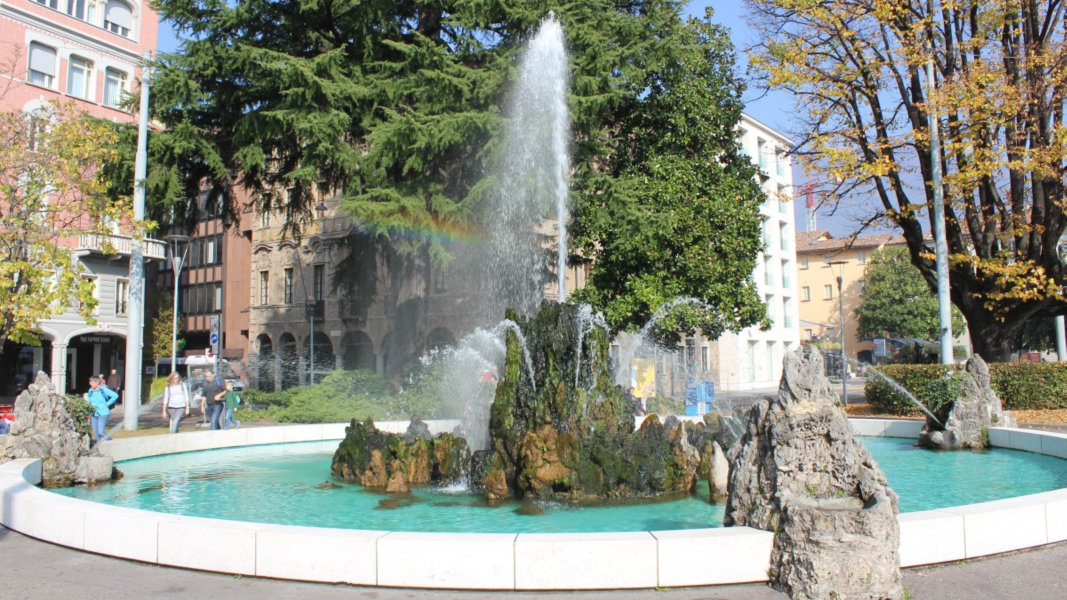
#> input picture tools/convert_image/example.png, 2133 x 1200 px (shown at 1/2 size)
$ python convert.py example.png
#> lines starting #> are read from the running program, lines starting #| are printed output that depends on the picture
'''
Copyright (c) 2018 letsplentendo

This program is free software; you can redistribute it and/or modify it
under the terms and conditions of the GNU General Public License,
version 2, as published by the Free Software Foundation.

This program is distributed in the hope it will be useful, but WITHOUT
ANY WARRANTY; without even the implied warranty of MERCHANTABILITY or
FITNESS FOR A PARTICULAR PURPOSE.  See the GNU General Public License for
more details.

You should have received a copy of the GNU General Public License
along with this program.  If not, see <http://www.gnu.org/licenses/>.
'''

#TODO: make size arguments
#      fix size calculation
#      make stride fix dependent on size

from PIL import Image
import sys

im = Image.open(sys.argv[1], 'r')
#> im is the input picture: PIL image 2133x1200 RGB; mean R, G, B 138.1, 142.6, 129.6
img = im.resize((1280, 720))
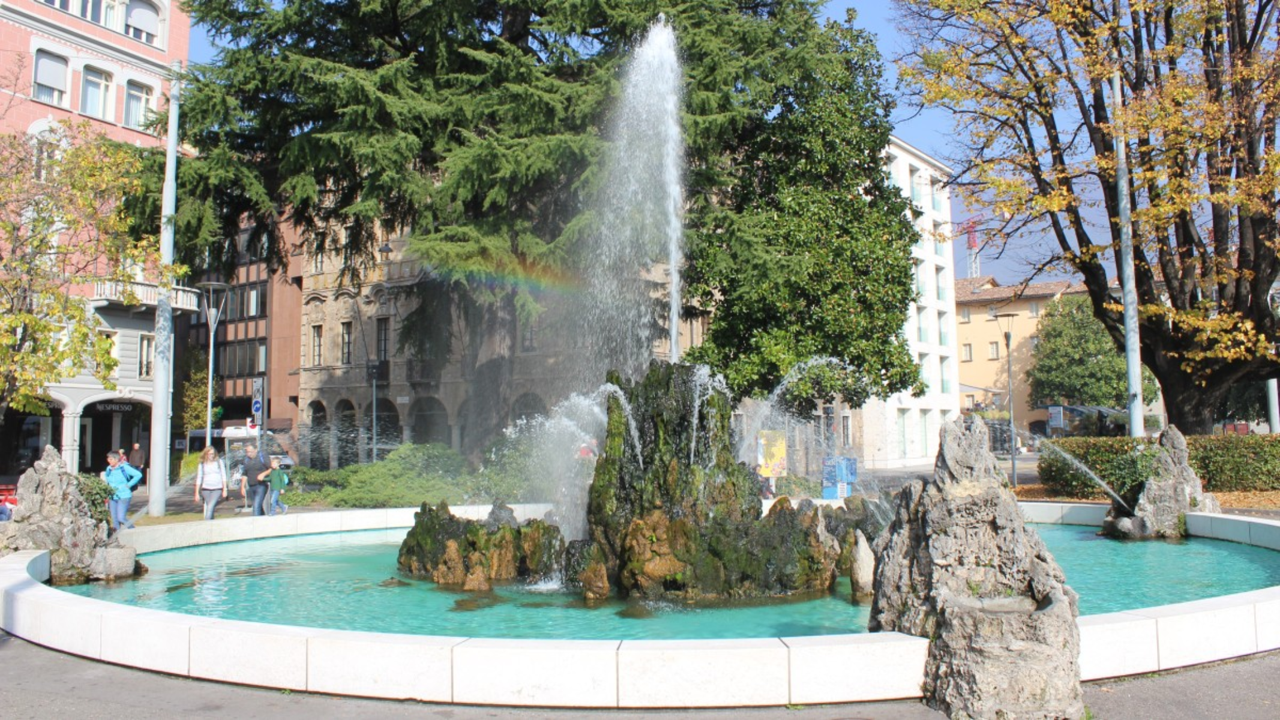
#> img: PIL image 1280x720 RGB; mean R, G, B 138.1, 142.6, 129.6
img = img.transpose(Image.FLIP_LEFT_RIGHT)
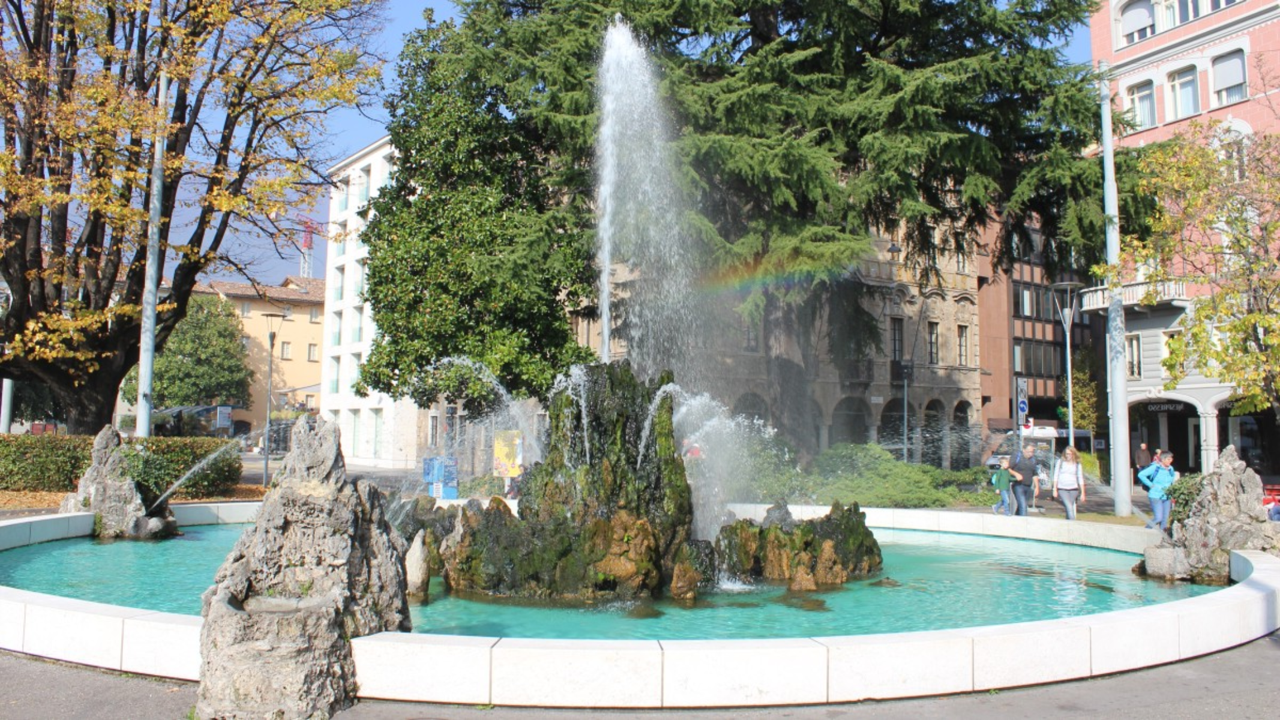
#> img: PIL image 1280x720 RGB; mean R, G, B 138.1, 142.6, 129.6
pixelMap = img.load()
pixels = []
for y in range(img.size[0]):
  for x in range(img.size[1]):
    pixels.append(0)
    pixels.append(pixelMap[y,x][0])
    pixels.append(pixelMap[y,x][1])
    pixels.append(pixelMap[y,x][2])
  for x in range(0, 48 * 4):
    pixels.append(0)
#> after the loop, pixels = 3932160 items
with open('image.txt','wb') as f:
  f.write(bytes(str(720 * 1280).rjust(8, "0"), 'utf-8'))
  f.write(bytes(x for x in pixels))
